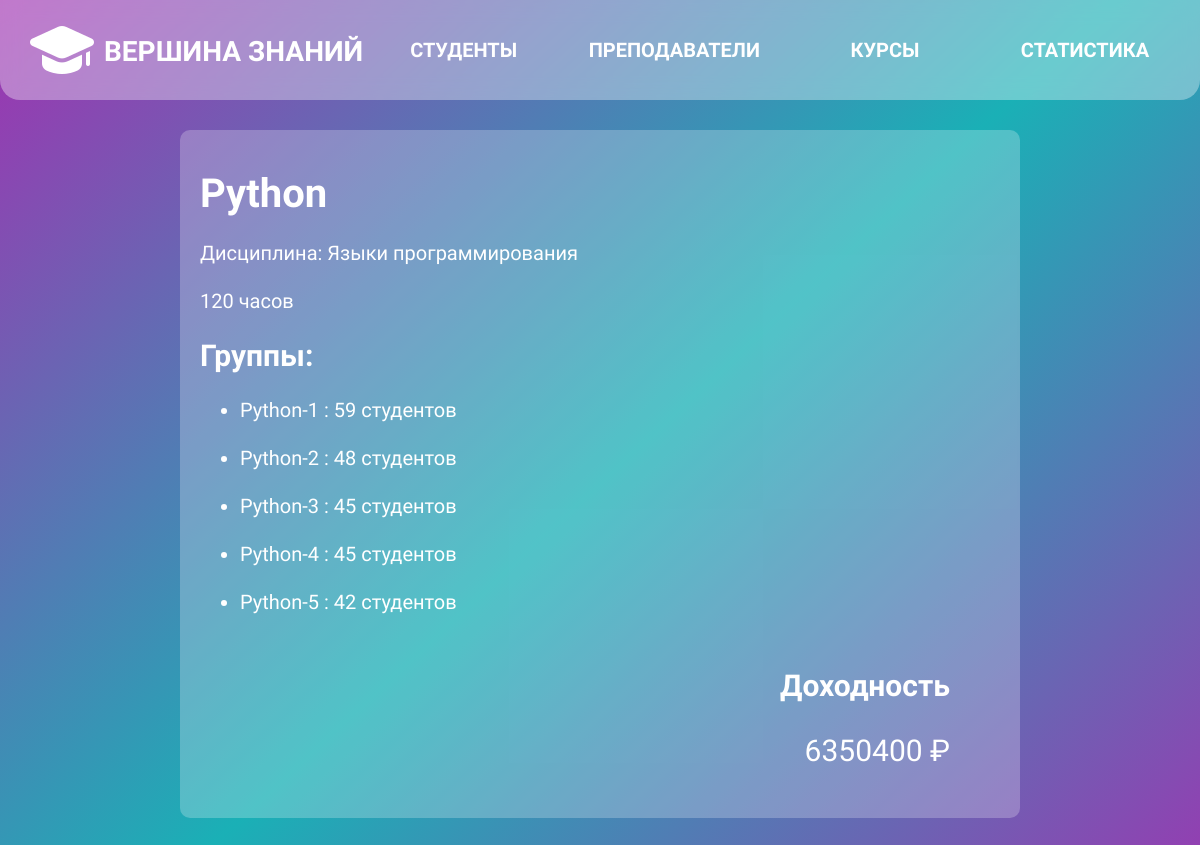
Page /course/4/ on the earlier database version.
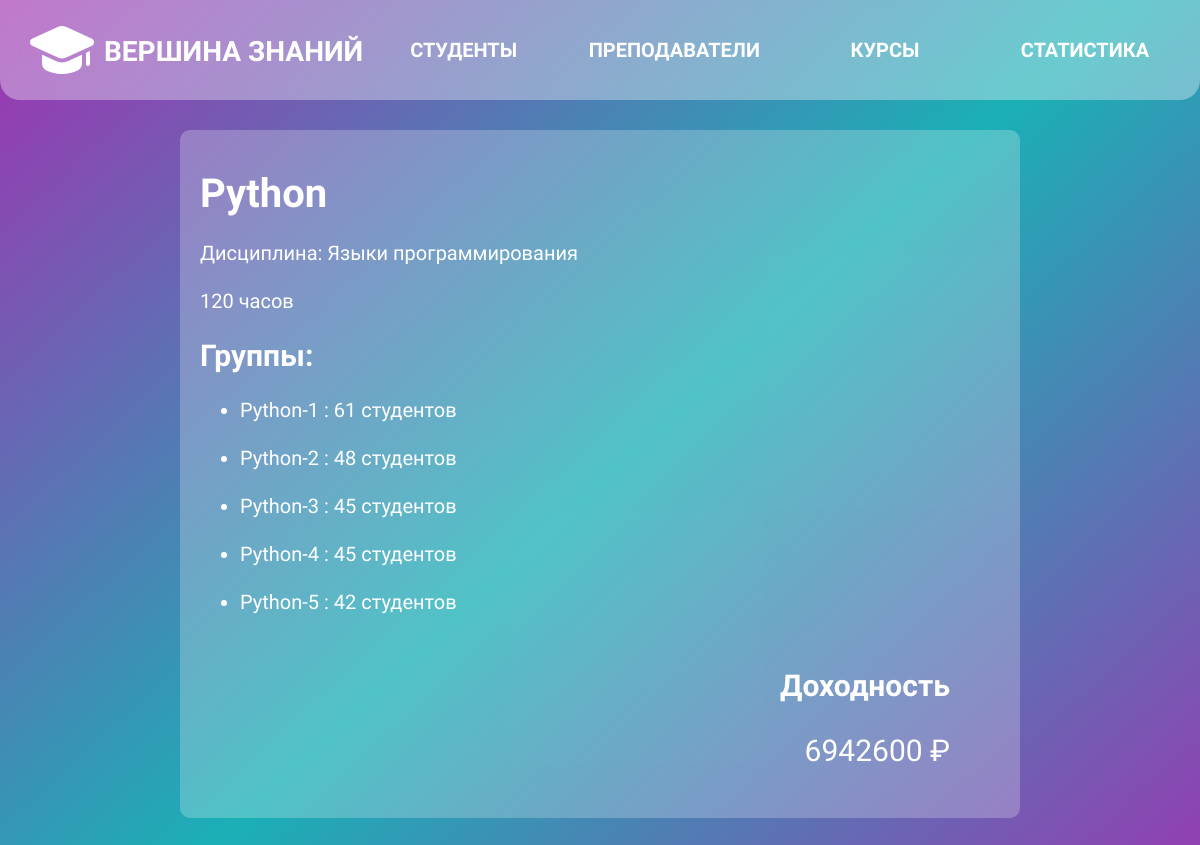
Same page on the later database version.
### main/models.py (models this page shows, shortened)
class Course(models.Model):
    course_name = models.CharField(max_length=255)
    duration = models.IntegerField()
    course_type = models.ForeignKey(CourseType, on_delete=models.CASCADE)
    def calculate_profit(self):
        profit = 0
        groups = self.group_set.all()
        for group in groups:
            count = group.student_set.count()
            profit += group.calculate_cost() * count
        return profit

class CourseType(models.Model):
    course_type = models.CharField(max_length=255)
    difficulty_coefficient = models.IntegerField()

class Group(models.Model):
    group_name = models.CharField(max_length=255)
    course = models.ForeignKey(Course, on_delete=models.CASCADE)
    teacher = models.ForeignKey(Teacher, null=True, blank=True, on_delete=models.SET_NULL)
    def calculate_cost(self):
        return (50 + self.course.course_type.difficulty_coefficient * 10 +
                self.teacher.experience * 5) * self.course.duration

class Teacher(models.Model):
    full_name = models.CharField(max_length=255)
    experience = models.IntegerField()
    course = models.ForeignKey(Course, on_delete=models.CASCADE)

### main/views.py (the view)
# urls.py: path('course/<int:course_id>/', course_info, name='course_info'),
def course_info(request, course_id):
    course = get_object_or_404(Course, pk=course_id)
    groups = course.group_set.all()
    teachers = course.teacher_set.all()
    context = {
        'course': course,
        'groups': groups,
        'teachers': teachers,
    }
    return render(request, 'main/course_info.html', context)

### main/templates/main/course_info.html (shortened to what this page needs)
{% extends 'main/base.html' %}
{% block content %}
<div class="card-content">
<div class="info-section">
 <h1>{{ course.course_name }}</h1>
    <br>Дисциплина: {{ course.course_type.course_type }} </br>
    <br>{{ course.duration }} часов </br>
    <h2>Группы:</h2>
    <ul>
        {% for group in groups %}
            <li>
                {{ group.group_name }} : {{ group.student_set.count }} cтудентов
                <br></br>
            </li>
        {% endfor %}
    </ul>
    <h3>Доходность</h3>
    <p class="tot-cost"> {{ course.calculate_profit }} ₽</p>
    </div>
    </div>
{% endblock %}

### main/templates/main/base.html (shortened to what this page needs)
{% load static %}
<!DOCTYPE html>
<html lang="ru">
<head>
    <link rel="stylesheet" href="{% static 'main/style/main.css' %}">
    <link href='https://unpkg.com/css.gg@2.0.0/icons/css/eye-alt.css' rel='stylesheet'>
</head>
<body>
    <div class="header-main">
        <a href="{% url 'home' %}" ><div class="logo-container"></div></a>
    <div class="title">
       <a href="{% url 'home' %}" class="title-text">Вершина знаний</a>
    </div>
    <div class="buttons-container">
        <a href="{% url 'view_students' %}" class="h-button">студенты</a>
        <a href="{% url 'view_teachers' %}" class="h-button">преподаватели</a>
        <a href="{% url 'view_courses' %}" class="h-button">курсы</a>
        <a href="{% url 'statistics' %}" class="h-button">статистика</a>
    </div>
    </div>
    <div class="content">
        {% block content %}{% endblock %}
    </div>
</body>
</html>

### main/static/main/style/main.css (style rules this page uses)
body { font-family: 'Ubuntu', sans-serif; margin: 0; background: rgb(161,49,177); background: -moz-linear-gradient(137deg, rgba(161,49,177,1) 0%, rgba(26,176,182,1) 50%, rgba(161,49,177,1) 100%); background: -webkit-linear-gradient(137deg, rgba(161,49,177,1) 0%, rgba(26,176,182,1) 50%, rgba(161,49,177,1) 100%); background: linear-gradient(137deg, rgba(161,49,177,1) 0%, rgba(26,176,182,1) 50%, rgba(161,49,177,1) 100%); filter: progid:DXImageTransform.Microsoft.gradient(startColorstr="#a131b1",endColorstr="#a131b1",GradientType=1); height: 100vh; color: var(--text-color); background-attachment: fixed; }
:root { --primary-color: #027683; --button-background: #027683; --text-color: white; --text-color-alt: #9aae1b; --hover-color: #9a1a97; }
.header-main { background: rgba(255, 255, 255, 0.35); backdrop-filter: blur(10px); color: var(--text-color-alt); text-align: left; display: flex; justify-content: space-between; align-items: center; border-bottom-left-radius: 20px; border-bottom-right-radius: 20px; width: 100%; }
.title { flex-grow: 1; margin-left: 10px; line-height: 70px; margin-top: 8px; }
.title .title-text { font-size: 28px; text-decoration: none; color: var(--text-color); font-weight: bold; text-transform: uppercase; }
.logo-container { width: 64px; height: 64px; background-image: url('img/graduation.png'); background-size: cover; background-position: center; margin-left: 30px; margin-top: 0px; }
.buttons-container { display: flex; align-items: start; line-height: 80px; margin-right: 10px; }
.content { margin: 30px; }
.h-button { padding: 10px; font-weight: bold; min-width: 150px; text-align: center; margin-right: 20px; color: var(--text-color); border: none; border-radius: 0; cursor: pointer; text-decoration: none; margin-left: 10px; transition: background-color 0.3s; text-transform: uppercase; font-size: 20px; }
.card-content { display: flex; height: 100%; width: 100%; flex-direction: column; align-items: center; justify-content: center; }
.info-section { left: 50%; width: 800px; background-color: rgba(255, 255, 255, 0.24); border-radius: 10px; padding: 20px; font-size: 20px; margin-bottom: 20px; }
.info-section h3, .tot-cost { margin-right: 50px; font-size: 30px; text-align: right; }
.tot-cost { margin-top: 5px; }
.info-section h1 { font-size: 40px; margin-top: 20px; margin-bottom: 0px; }
.info-section h2 { width: 100%; }

Differences in the rows shown:
changed through a linked row, Course "Python": calculate_profit "6350400" → "6942600"
changed Group "Python-1": student_set.count "59" → "61"
